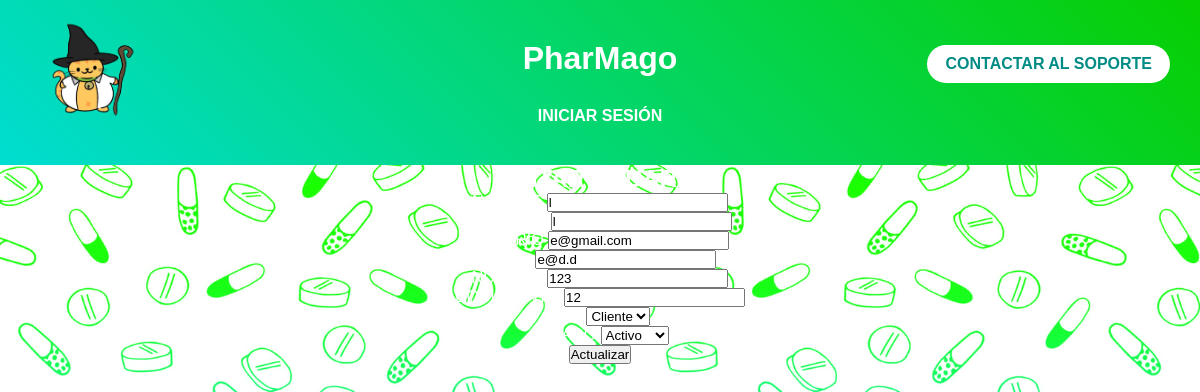
The app's page /admin/usuario/usu_actualizar.php?id=17 (signed in), older data.
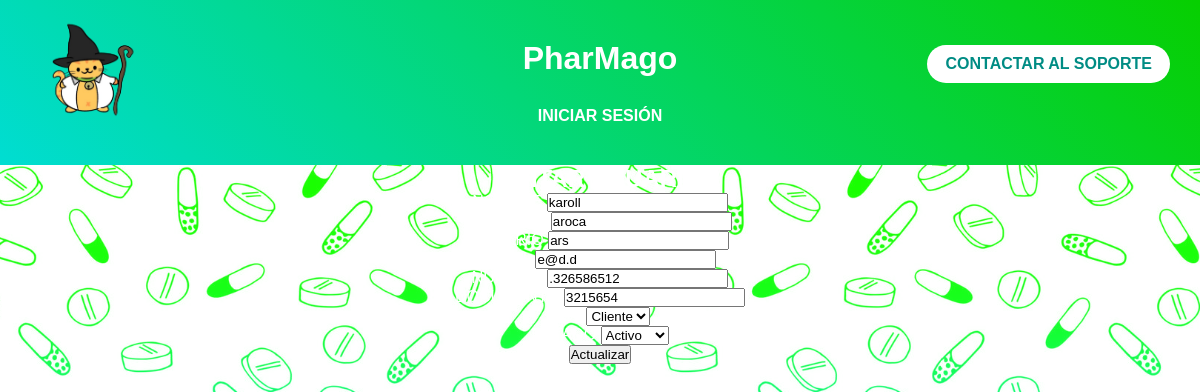
The same page, newer data.
### tables this page shows
CREATE TABLE `clientes` (
  `cod_cliente` int(11) NOT NULL,
  `nombre` varchar(50) NOT NULL,
  `apellido` varchar(50) NOT NULL,
  `usuario` varchar(20) NOT NULL,
  `email` varchar(50) NOT NULL,
  `contraseña` varchar(50) NOT NULL,
  `contra_encriptada` varchar(255) DEFAULT NULL,
  `numero` varchar(50) NOT NULL,
  `tipo_documento` varchar(20) NOT NULL,
  `documento` varchar(50) NOT NULL,
  `rol` enum('cliente','admin') DEFAULT 'cliente',
  `estado` int(11) DEFAULT 1
);

### admin/usuario/usu_actualizar.php (the view, shortened to what this page needs)
<?php
include("../../conexion.php");
    $id=$_GET["id"];
    $stmt=$conn->prepare("select * from clientes where cod_cliente=?");
    $stmt->bind_param("i",$id);
    $stmt->execute();
    $user=$stmt->get_result()->fetch_assoc();
?>
    <!DOCTYPE html>
    <html lang="en">
    <head>
         <link rel="stylesheet" href="../../css/general.css">
    </head>
 <header>
        <div class="contenedor">
            <img src="../../imagenes/logo.png" alt="Logo PharMago">
        </div>
        <div class="contenedor1">
            <a href="../soporte/soporte.php" class="button">
                CONTACTAR AL SOPORTE
            </a>
        </div>
        <h1>PharMago</h1>
        <nav>
            <a href="../../iniciarsesion.php">INICIAR SESIÓN</a>
        </nav>
    </header>
    <body>
        <div class="container">
    <h2>EDITAR USUARIO</h2>
    <form method="POST" action="">
    <label>NOMBRE</label> <input type="text" name="nombre" value="<?php echo $user["nombre"];?>"><br>
    <label>APELLIDO</label> <input type="text" name="apellido" value="<?php echo $user["apellido"];?>"><br>
    <label>USUARIO</label> <input type="text" name="usuario" value="<?php echo $user["usuario"];?>"><br>
    <label>EMAIL</label> <input type="text" name="email" value="<?php echo $user["email"];?>"><br>
    <label>NUMERO</label> <input type="number" name="numero" value="<?php echo $user["numero"];?>"><br>
    <label>DOCUMENTO</label> <input type="number" name="documento" value="<?php echo $user["documento"];?>"><br>
    <label>ROL</label> <select name="rol"><option value="admin" <?php if($user["rol"]=="admin") echo "selected";?>>Admin</option>
    <option value="cliente" <?php if($user["rol"]=="cliente") echo "selected";?>>Cliente</option></select><br>
    <label>ESTADO</label> <select name="estado"><option value="1" <?php if($user["estado"]==1) echo "selected";?>>Activo</option>
    <option value="0" <?php if($user["estado"]==0) echo "selected";?>>Inactivo</option></select><br>
    <button name="actualizar"> Actualizar </button>
</form>
</div>
    </body>
    </html>

Row changes from the older to the newer data that the page shows:
changed clientes "Cliente": nombre "l" → "karoll"; apellido "l" → "aroca"; usuario "e@gmail.com" → "ars"; numero "123" → ".326586512"; documento "12" → "3215654"
